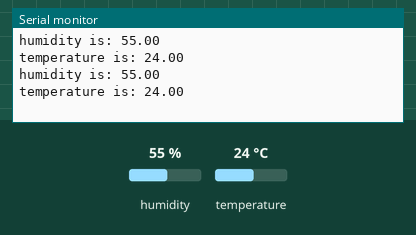
Recording of a sketch running on a simulated Arduino Uno, built with avr-gcc and run on an emulated ATmega328P. On the bench: the last lines printed to the serial monitor. The inputs (shaded band) are chosen by the test bench; at power-on: humidity 55 %, temperature 24 °C.

Above: at 1.7 s.
1.8 s: humidity set to 22 %
At 4.3 s:
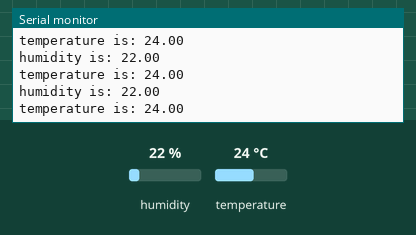
4.5 s: temperature set to 12 °C
At 5.4 s:
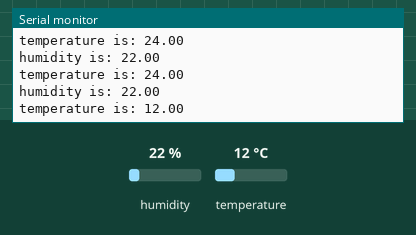
7.2 s: humidity set to 40 %
At 8.1 s:
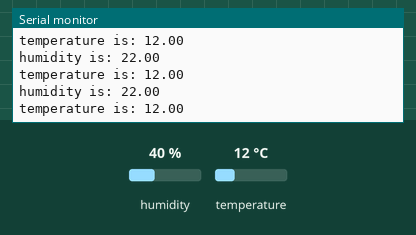
Timing chart, 0 to 10.2 s (numbered marks = the images above; inputs shaded):
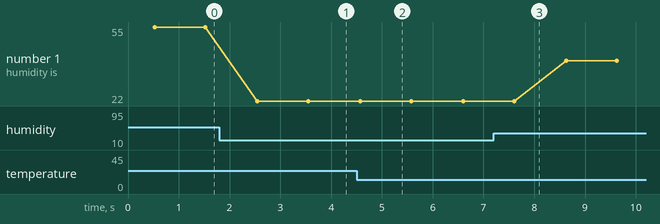

Measured:
- after the input at 1.8 s, the serial monitor: prints a new line after 0.75 s (image 1)
- after the input at 4.5 s, the serial monitor: prints a new line after 0.10 s (image 2)
- plotted number 1: 55 → 22 after the input at 1.8 s, 22 → 40 after the input at 7.2 s

The sketch:

temperatureHumidityBasics.ino
```cpp
#include <DHT.h>
#define Type DHT11

int sensePin = 2;
DHT HT(sensePin, Type);
float humidity, tempC;
int setTime = 500;

void setup() {
  // put your setup code here, to run once:
  Serial.begin(9600);
  pinMode(sensePin, INPUT);
  HT.begin();
  delay(setTime);
}

void loop() {
  // put your main code here, to run repeatedly:
  humidity = HT.readHumidity();
  Serial.print("humidity is: ");
  Serial.println(humidity);
  tempC = HT.readTemperature();
  Serial.print("temperature is: ");
  Serial.println(tempC);
  delay(1000);

}
```
